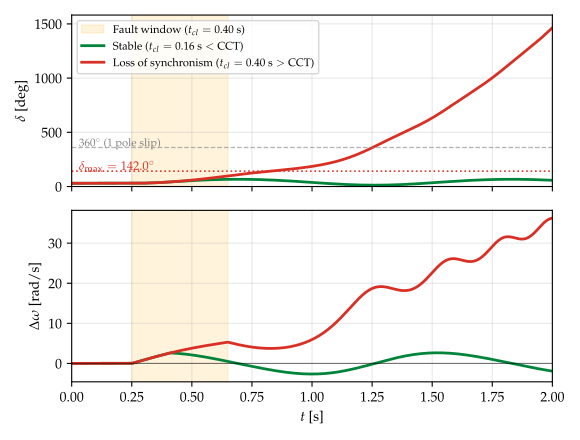

Reproduce this figure in Python.
import numpy as np
import matplotlib.pyplot as plt

plt.rcParams['text.usetex'] = True
plt.rcParams['font.family'] = 'serif'
plt.rcParams['font.serif'] = ['Palatino']
plt.rcParams['font.sans-serif'] = ['Helvetica']

# Same system parameters as EAC.py & interactive_synchronism_loss.html
Pm = 0.8
Pmax1 = 1.6
Pmax2 = 0.5
Pmax3 = 1.3
H = 5.0
omega_syn = 2 * np.pi * 50.0
coeff = omega_syn / (2 * H)

delta0 = np.arcsin(Pm / Pmax1)
delta1 = np.arcsin(Pm / Pmax3)
delta_max = np.pi - delta1

t_fault = 0.25
dt = 0.001
t_end = 2.0
n_steps = int(t_end / dt) + 1
t = np.linspace(0, t_end, n_steps)


def simulate(tcl):
    delta = np.zeros(n_steps)
    omega = np.zeros(n_steps)
    delta[0] = delta0
    omega[0] = 0.0
    for i in range(n_steps - 1):
        tc = t[i]
        Pmax = Pmax1 if tc < t_fault else (Pmax2 if tc < t_fault + tcl else Pmax3)

        def deriv(d, w):
            return w, coeff * (Pm - Pmax * np.sin(d))

        k1d, k1w = deriv(delta[i], omega[i])
        k2d, k2w = deriv(delta[i] + 0.5 * dt * k1d, omega[i] + 0.5 * dt * k1w)
        k3d, k3w = deriv(delta[i] + 0.5 * dt * k2d, omega[i] + 0.5 * dt * k2w)
        k4d, k4w = deriv(delta[i] + dt * k3d, omega[i] + dt * k3w)

        delta[i + 1] = delta[i] + (dt / 6.0) * (k1d + 2 * k2d + 2 * k3d + k4d)
        omega[i + 1] = omega[i] + (dt / 6.0) * (k1w + 2 * k2w + 2 * k3w + k4w)
    return np.rad2deg(delta), omega


d_stable, w_stable = simulate(0.16)
d_lost, w_lost = simulate(0.40)

fig, (ax1, ax2) = plt.subplots(2, 1, figsize=(5.8, 4.4), sharex=True)

ax1.axvspan(t_fault, t_fault + 0.40, color='orange', alpha=0.14, label=r'Fault window ($t_{cl}=0.40$ s)')
ax1.plot(t, d_stable, color='#00843B', lw=2.0, label=r'Stable ($t_{cl} = 0.16\ \mathrm{s} < \mathrm{CCT}$)')
ax1.plot(t, d_lost, color='#d93025', lw=2.0, label=r'Loss of synchronism ($t_{cl} = 0.40\ \mathrm{s} > \mathrm{CCT}$)')
ax1.axhline(np.rad2deg(delta_max), color='#d93025', ls=':', lw=1.2)
ax1.text(0.03, np.rad2deg(delta_max) + 12, r'$\delta_{\max} = %.1f^\circ$' % np.rad2deg(delta_max),
         color='#d93025', fontsize=9)
ax1.axhline(360, color='gray', ls='--', lw=0.9, alpha=0.6)
ax1.text(0.03, 372, r'$360^\circ$ (1 pole slip)', color='gray', fontsize=8)
ax1.set_ylabel(r'$\delta$ [deg]')
ax1.set_ylim(0, max(620, np.max(d_lost) * 1.08))
ax1.grid(True, alpha=0.3)
ax1.legend(loc='upper left', fontsize=8, frameon=True)

ax2.axvspan(t_fault, t_fault + 0.40, color='orange', alpha=0.14)
ax2.plot(t, w_stable, color='#00843B', lw=2.0)
ax2.plot(t, w_lost, color='#d93025', lw=2.0)
ax2.axhline(0, color='black', lw=0.8, alpha=0.5)
ax2.set_xlabel(r'$t$ [s]')
ax2.set_ylabel(r'$\Delta\omega$ [rad/s]')
ax2.set_xlim(0, t_end)
ax2.grid(True, alpha=0.3)

plt.tight_layout()
plt.savefig("Lectures/transient/images/LossOfSynchronism.pdf")
plt.close(fig)
